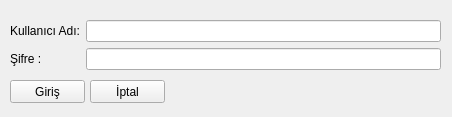
<?xml version="1.0" encoding="UTF-8"?>
<ui version="4.0">
 <class>Form</class>
 <widget class="QWidget" name="Form">
  <property name="geometry">
   <rect>
    <x>0</x>
    <y>0</y>
    <width>452</width>
    <height>117</height>
   </rect>
  </property>
  <property name="windowTitle">
   <string>Hesap Bilgileri</string>
  </property>
  <widget class="QWidget" name="formLayoutWidget">
   <property name="geometry">
    <rect>
     <x>10</x>
     <y>20</y>
     <width>431</width>
     <height>51</height>
    </rect>
   </property>
   <layout class="QFormLayout" name="formLayout">
    <item row="0" column="0">
     <widget class="QLabel" name="label">
      <property name="text">
       <string>Kullanıcı Adı:</string>
      </property>
     </widget>
    </item>
    <item row="1" column="0">
     <widget class="QLabel" name="label_2">
      <property name="text">
       <string>Şifre :</string>
      </property>
     </widget>
    </item>
    <item row="0" column="1">
     <widget class="QLineEdit" name="lineEdit"/>
    </item>
    <item row="1" column="1">
     <widget class="QLineEdit" name="lineEdit_2"/>
    </item>
   </layout>
  </widget>
  <widget class="QPushButton" name="btGiris">
   <property name="geometry">
    <rect>
     <x>10</x>
     <y>80</y>
     <width>75</width>
     <height>23</height>
    </rect>
   </property>
   <property name="text">
    <string>Giriş</string>
   </property>
  </widget>
  <widget class="QPushButton" name="btIptal">
   <property name="geometry">
    <rect>
     <x>90</x>
     <y>80</y>
     <width>75</width>
     <height>23</height>
    </rect>
   </property>
   <property name="text">
    <string>İptal</string>
   </property>
  </widget>
 </widget>
 <resources/>
 <connections/>
</ui>
